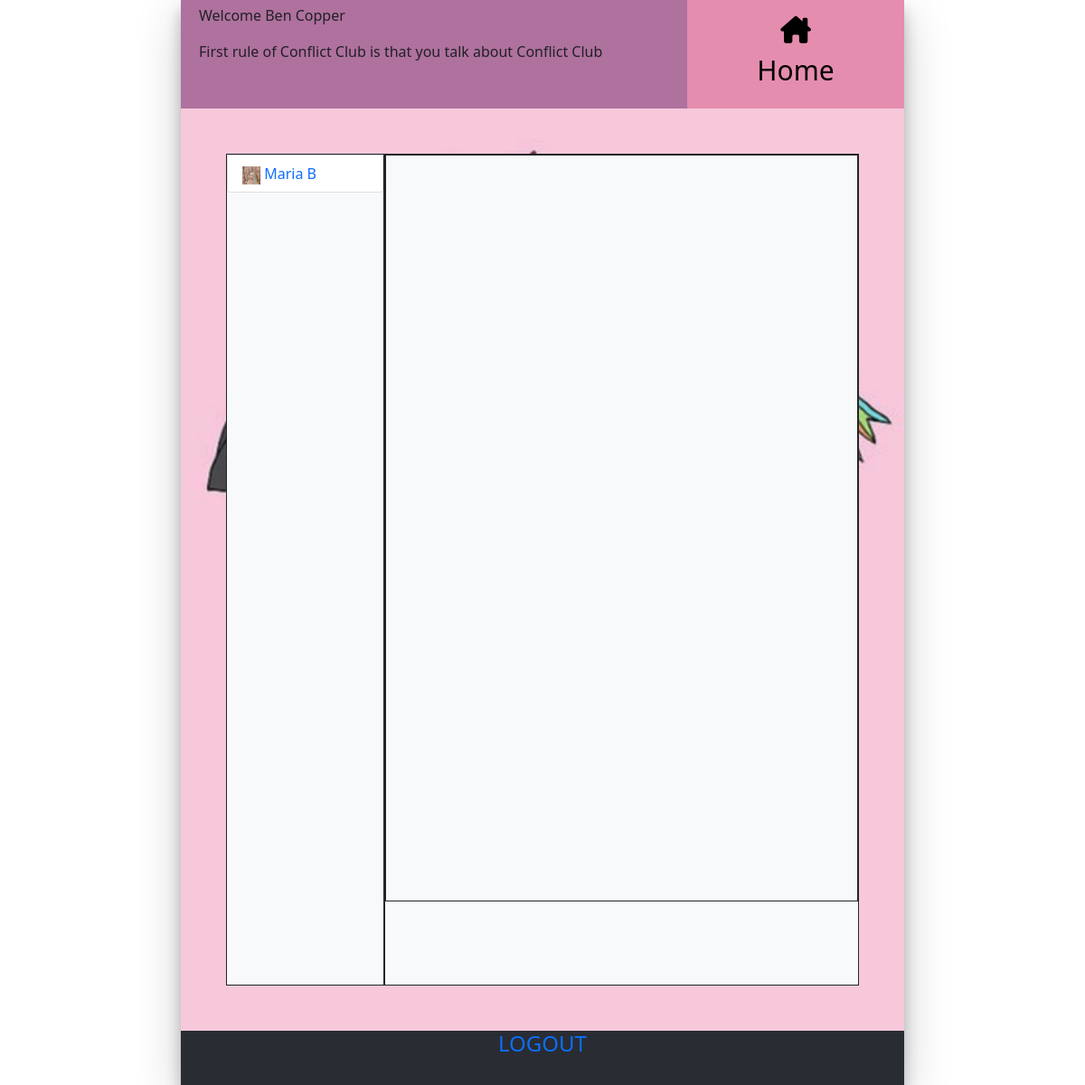
/chat (signed in), run on the app's committed database.
### tables this page shows
CREATE TABLE 'users' ('name' varchar(255), 'country' varchar(255), 'city' varchar(255), 'email' varchar(255), 'avatar' varchar(255), 'hash' TEXT, 'id'  INTEGER PRIMARY KEY  );

### app.py (the view)
@app.route("/chat", methods=["GET"])
@login_required
def chat():
    connectedQuery=f"SELECT user_2 FROM matches WHERE (status='True') AND user_2 IN (SELECT user_1 FROM matches WHERE user_2={session['user_id']} AND status='True')"
    connectedQuery=f"SELECT * FROM users WHERE id IN ({connectedQuery})"
    users=db.execute(connectedQuery)
    return render_template("chat.html", users=users)

### app.py (called while the page is built)
@app.after_request
def after_request(response):
    response.headers["Cache-Control"] = "no-cache, no-store, must-revalidate"
    response.headers["Expires"] = 0
    response.headers["Pragma"] = "no-cache"
    return response

### more.py (called while the page is built)
def login_required(f):
    @wraps(f)
    def decorated_function(*args, **kwargs):
        if session.get("user_id") is None:
            return redirect("/login")
        return f(*args, **kwargs)
    return decorated_function

### templates/chat.html (shortened to what this page needs)
{% extends "layout.html" %}
{% block main %}
    <div class='header'>
    <div class='header-name'>
   <p>
       Welcome {{session['user_name']}}
    </p>
    <p>
       First rule of Conflict Club is that you talk about Conflict Club
    </p>
    </div>
    <div class='header-msg'>
    <a href="/">
        <i class="fa-solid fa-house-chimney"></i>
        <br>
        Home
    </a>
    </div>
    </div>
    <div class='content'>
        <div class="w-25 h-100 float-start border border-dark bg-light overflow-scroll">
            <ul class="list-group">
                {% if users|length>0 %}
                {% for user in users %}
                <li class="list-group-item {{'active' if user.id|string==tuser|string else ''}}" aria-current="true"><a href="/msg/{{user.id}}"><img src="../static/{{'avatar.jpg' if not user.avatar else user.avatar}}" style="width:20px; height:20px;" alt="..."> {{user.name}}</a></li>
                {% endfor %}
                {% endif %}
            </ul>
        </div>
        <div class="w-75 h-100 float-start border border-dark bg-light">
            <div class="border border-dark bg-light overflow-scroll" style="height:90%">
            </div>
        </div>
    </div>
    <div class='footer'><a href="/logout"><h4>LOGOUT</h4></a></div>
{% endblock %}

### static/styles.css (style rules this page uses)
body { margin:0; color:#2e3454; background:#c8c8c8; font:600 16px/18px 'Open Sans',sans-serif; }
*,:after,:before { box-sizing:border-box }
a { color:inherit;text-decoration:none }
.header { width: 100%; height: 10%; background-color:transparent; color: #202126; }
.content { width: 100%; height: 85%; background-color:transparent; padding:50px }
.footer { width: 100%; height: 5%; background-color:#292c33; text-align:center; line-height:60px; color:white; }
.header-name { height:100%; width:70%; background-color:#60115c7a; float:left; padding-left: 20px; padding-top: 5px; }
.header-msg { float:left; text-align:center; font-size:30px; padding:10px; height:100%; width:30%; background-color:rgba(218, 102, 147, 0.6); }
.header-msg a { color:black; }
a { text-decoration:none !important; }

### data on the page
users: avatar (picture), name "Maria B"

### other printed values
{{ session['user_name'] }} "Ben Copper"
